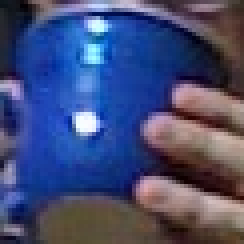
//> input picture resource/BlueCup.jpg, 61 x 61 px (shown 4 times larger)
$ ./ch7_ex7_1 ../resource/BlueCup.jpg   (built with g++ and OpenCV 4)
//> lines starting //> are read from the running program, lines starting //| are printed output that depends on the picture
//
// Example 7-1. Histogram computation and display
//
//
/* *************** License:**************************
   Oct. 3, 2008
   Right to use this code in any way you want without warrenty, support or any guarentee of it working.

   BOOK: It would be nice if you cited it:
   Learning OpenCV: Computer Vision with the OpenCV Library
     by Gary Bradski and Adrian Kaehler
     Published by O'Reilly Media, October 3, 2008

   AVAILABLE AT:
     http://www.amazon.com/Learning-OpenCV-Computer-Vision-Library/dp/0596516134
     Or: http://oreilly.com/catalog/9780596516130/
     ISBN-10: 0596516134 or: ISBN-13: 978-0596516130

   OTHER OPENCV SITES:
   * The source code is on sourceforge at:
     http://sourceforge.net/projects/opencvlibrary/
   * The OpenCV wiki page (As of Oct 1, 2008 this is down for changing over servers, but should come back):
     http://opencvlibrary.sourceforge.net/
   * An active user group is at:
     http://tech.groups.yahoo.com/group/OpenCV/
   * The minutes of weekly OpenCV development meetings are at:
     http://pr.willowgarage.com/wiki/OpenCV
   ************************************************** */
//
//
//

#include <cv.h>
#include <highgui.h>

int main(int argc, char **argv)
{

	IplImage *src;

	if (argc == 2 && (src = cvLoadImage(argv[1], 1)) != 0) {
//> src is the input picture: 61 rows x 61 cols, CV_8UC3; mean B, G, R 117.6, 76.4, 68

		// Compute the HSV image, and decompose it into separate planes.
		//
		IplImage *hsv = cvCreateImage(cvGetSize(src), 8, 3);
		cvCvtColor(src, hsv, CV_BGR2HSV);
//> hsv: 61 rows x 61 cols, CV_8UC3; mean H, S, V 89.8, 140.9, 128

		IplImage *h_plane = cvCreateImage(cvGetSize(src), 8, 1);
		IplImage *s_plane = cvCreateImage(cvGetSize(src), 8, 1);
		IplImage *v_plane = cvCreateImage(cvGetSize(src), 8, 1);
		IplImage *planes[] = { h_plane, s_plane };
		cvCvtPixToPlane(hsv, h_plane, s_plane, v_plane, 0);
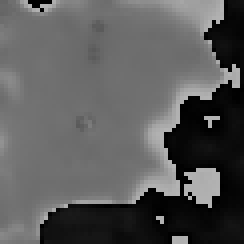
//> h_plane: 61 rows x 61 cols, CV_8UC1 (shown 4 times larger); min 0, max 179, mean 89.8
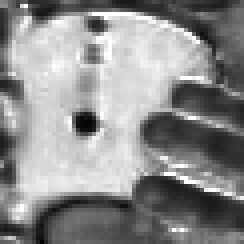
//> s_plane: 61 rows x 61 cols, CV_8UC1 (shown 4 times larger); min 0, max 255, mean 140.9
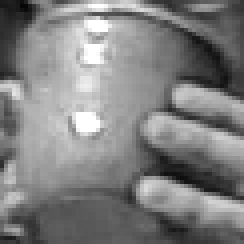
//> v_plane: 61 rows x 61 cols, CV_8UC1 (shown 4 times larger); min 6, max 255, mean 128

		// Build the histogram and compute its contents.
		//
		int h_bins = 30, s_bins = 32;
		CvHistogram *hist;
		{
			int hist_size[] = { h_bins, s_bins };
			float h_ranges[] = { 0, 180 };	// hue is [0,180]
			float s_ranges[] = { 0, 255 };
			float *ranges[] = { h_ranges, s_ranges };
			hist = cvCreateHist(2, hist_size, CV_HIST_ARRAY, ranges, 1);
		}
		cvCalcHist(planes, hist, 0, 0);

		// Create an image to use to visualize our histogram.
		//
		int scale = 10;
		IplImage *hist_img =
			cvCreateImage(cvSize(h_bins * scale, s_bins * scale),
						  8,
						  3);
		cvZero(hist_img);

		// populate our visualization with little gray squares.
		//
		float max_value = 0;
		cvGetMinMaxHistValue(hist, 0, &max_value, 0, 0);

		for (int h = 0; h < h_bins; h++) {
			for (int s = 0; s < s_bins; s++) {
				float bin_val = cvQueryHistValue_2D(hist, h, s);
				int intensity = cvRound(bin_val * 255 / max_value);
				cvRectangle(hist_img,
							cvPoint(h * scale, s * scale),
							cvPoint((h + 1) * scale - 1, (s + 1) * scale - 1),
							CV_RGB(intensity, intensity, intensity), CV_FILLED);
			}
		}

		cvNamedWindow("Source", 1);
		cvShowImage("Source", src);

		cvNamedWindow("H-S Histogram", 1);
		cvShowImage("H-S Histogram", hist_img);
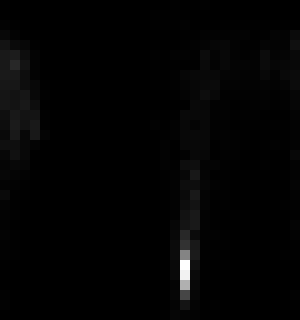
//> window 'H-S Histogram': 320 rows x 300 cols, CV_8UC3; min 0, max 255, mean 3.3

		cvWaitKey(0);
	}
}

$ run again, on resource/HandOutdoorColor.jpg
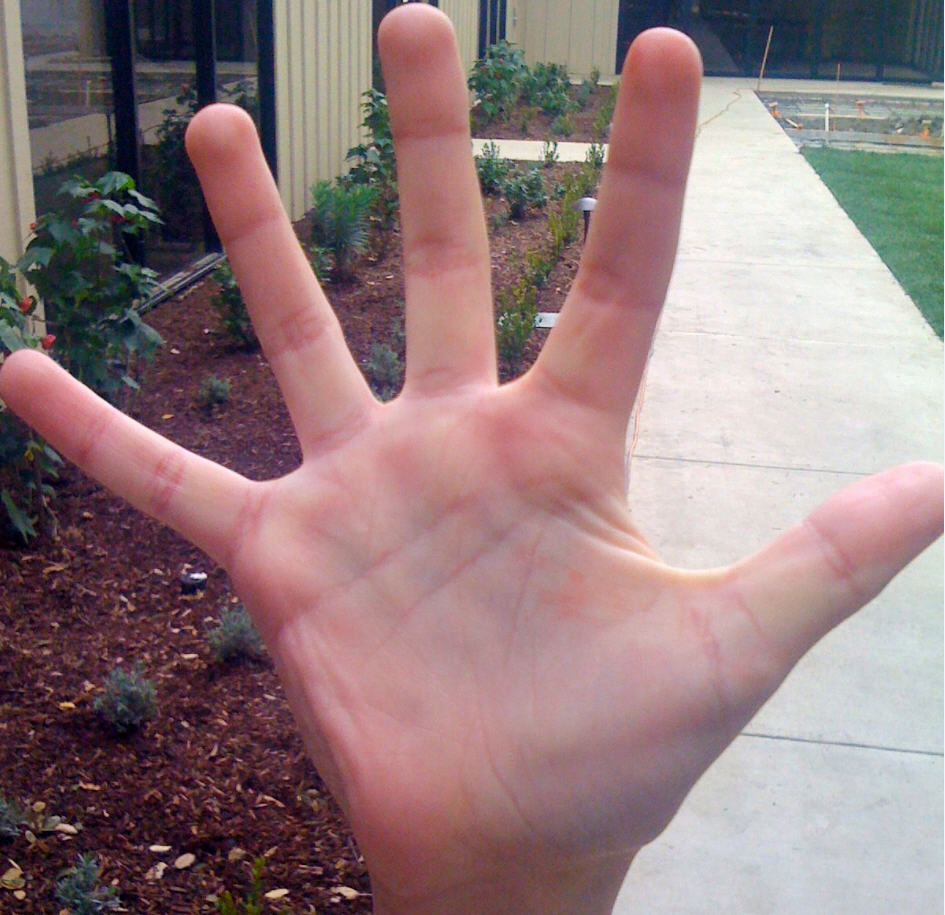
//> input picture resource/HandOutdoorColor.jpg, 945 x 915 px
//> src is the input picture: 915 rows x 945 cols, CV_8UC3; mean B, G, R 125.6, 123.8, 146.8
//> hsv: 915 rows x 945 cols, CV_8UC3; mean H, S, V 96.9, 70.7, 151.6
//> `cvCvtPixToPlane(hsv, h_plane, s_plane, v_plane, 0);`:
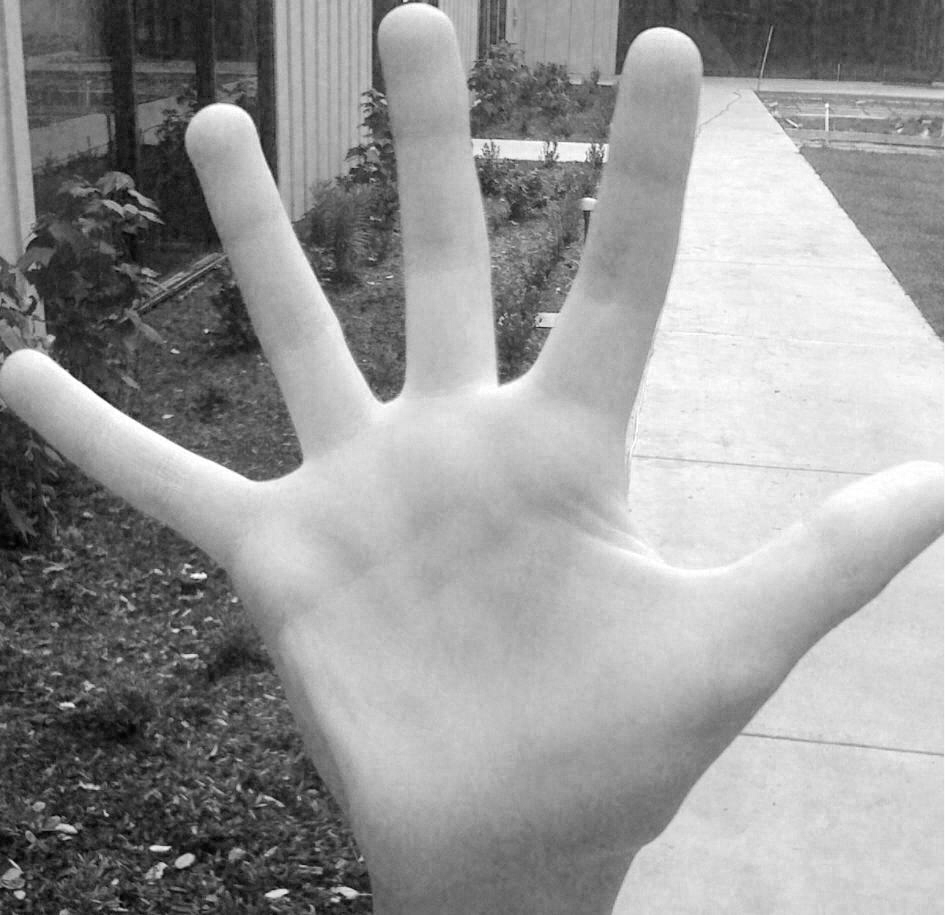
//> v_plane: 915 rows x 945 cols, CV_8UC1; min 1, max 255, mean 151.6
//> `cvShowImage("H-S Histogram", hist_img);`:
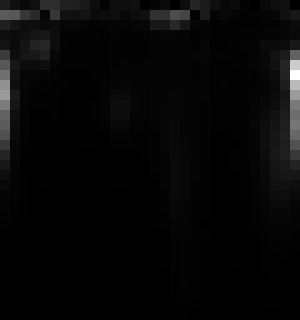
//> window 'H-S Histogram': 320 rows x 300 cols, CV_8UC3; min 0, max 255, mean 7.3

$ run again, on resource/HandOutdoorSunColor.jpg
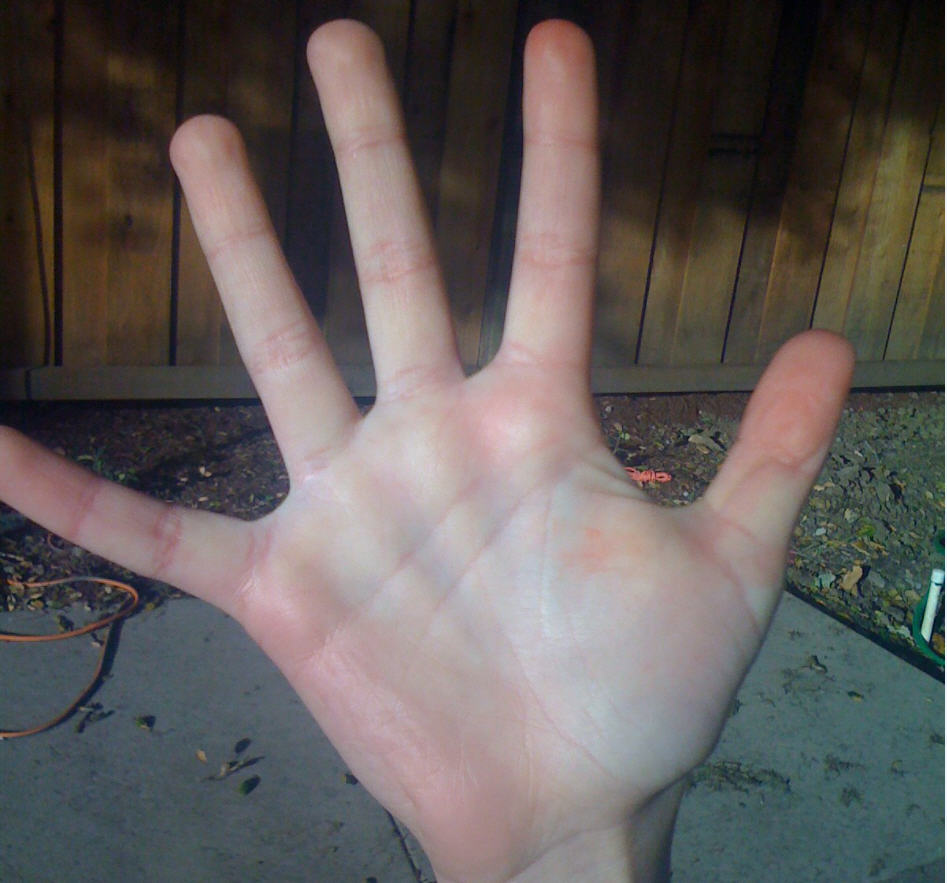
//> input picture resource/HandOutdoorSunColor.jpg, 947 x 883 px
//> src is the input picture: 883 rows x 947 cols, CV_8UC3; mean B, G, R 91.4, 93.1, 99.4
//> hsv: 883 rows x 947 cols, CV_8UC3; mean H, S, V 72.7, 64, 105.7
//> `cvCvtPixToPlane(hsv, h_plane, s_plane, v_plane, 0);`:
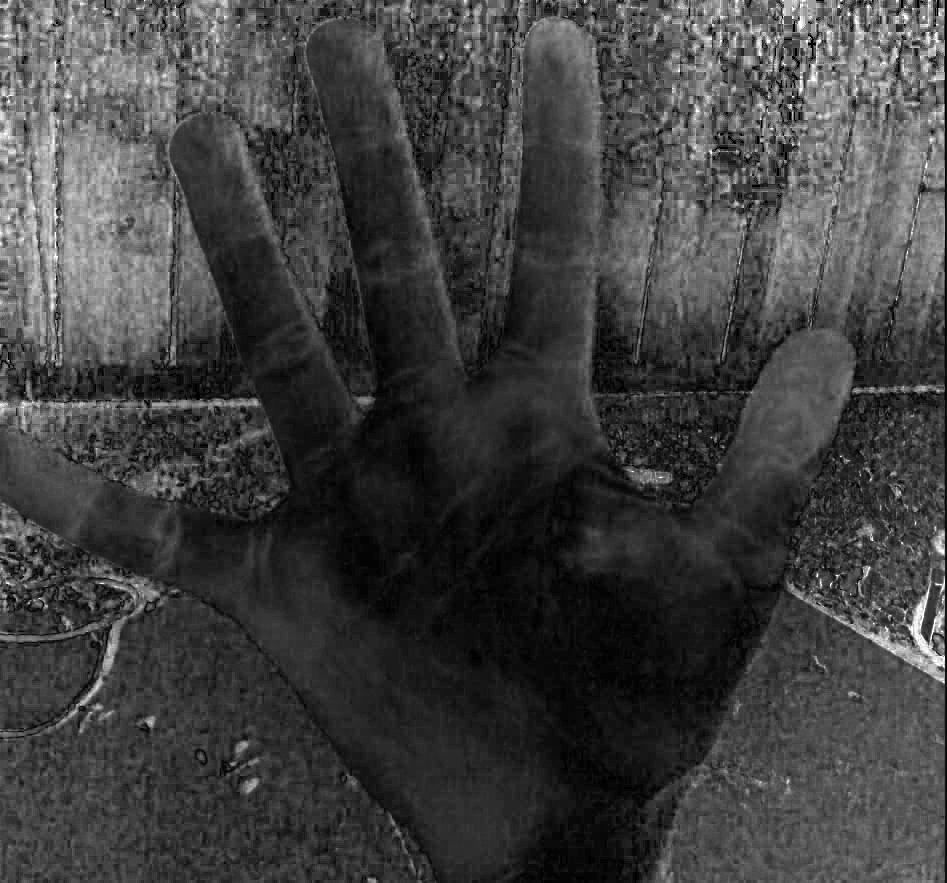
//> s_plane: 883 rows x 947 cols, CV_8UC1; min 0, max 255, mean 64
//> `cvShowImage("H-S Histogram", hist_img);`:
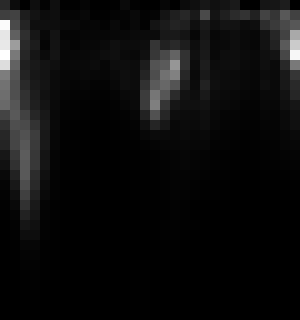
//> window 'H-S Histogram': 320 rows x 300 cols, CV_8UC3; min 0, max 255, mean 13.9
